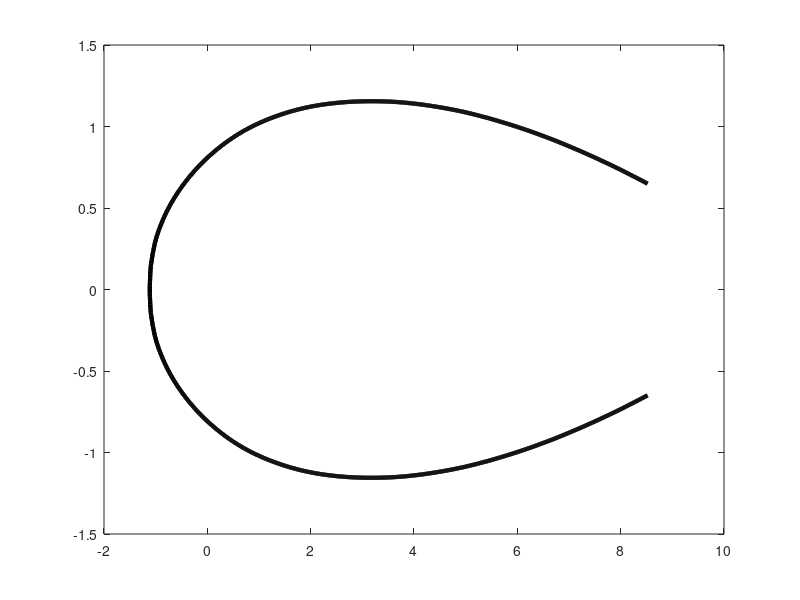

MATLAB code for this plot: (Note: this script raises an error after producing the figure.)
%% takes in the data from analytical.mat saved by analyticalVatsalpart1.m
%% then an analytical model is tested for the given case. 
clc
clear
close
load('analytical.mat')
plot(xs,-zs,'k-', 'Linewidth', 3)
hold on
plot(xs,zs,'k-', 'Linewidth', 3)
hold on
set(streamslice(X/d, Z/d, UW, WW, 1,'arrows','nearest'),'Color', 0.75*[0 0 1], 'Linewidth', 3);
hold on

%% Flow parameters
Fr = 2.5;
alpha = 60/2;  % angle in degree
d = 0.005;
g = 9.8067;

%% Fiting parameters
o = 2; %offset
eta = 10;

%% rejection parameters
xrej = -10;

%% calculation part
uj =  Fr*sqrt(9.8067*d); % velocity in m/s
x = linspace(0,max(xs)+o,100);
em = [0.25 0.5 0.75 1]; % coefficient of restitution

for j = 1:1:length(em)
e = em(j);
psi0 = atand(e*tand(alpha));
b = eta*sind(psi0); %% b = (A + sin(\alpha)) make A some fraction of sin(\alpha)... can be more than 2 too
a = (uj^2*(cosd(alpha)^2 + e^2*sind(alpha)^2))/(2*g);
yd = tan(asin(sind(psi0) + b*(1./sqrt(x*d/(a) + 1) -1 )));
y = zeros(length(x),1);
for jint = 2:1:length(x)
    y(jint) = trapz(x(1:jint)*d,yd(1:jint))/d;
end
x1 = linspace(min(xs) - 0.5 , 0 , 10);
y1 = -tand(alpha)*x1;
xp = [x1 x];
yp = [y1 y'];
xp = xp - o;
%% Rejection Part
xptemp = zeros(length(xp),1);
yptemp = zeros(length(xp),1);
counter = 0;
for count = 1:1:length(xp)
     if xp(count) < xrej
         continue;
     else
             counter = counter + 1;
             xptemp(counter) = xp(count);
             yptemp(counter) = yp(count);
     end
end
xp = xptemp(1:counter);
yp = yptemp(1:counter);

%% Final plotting
plot(xp,yp,'g.',xp,-yp,'r.','markers',12)
hold on
end
camup([-1 0 0])
x0 = linspace(min(xs),max(xs),100);
plot(x0(1:2:end),zeros(length(x)/2,1),'k.','markers',12)
plot(x0(2:2:end),zeros(length(x)/2,1),'r.','markers',12)
axis equal tight
xlabel('X/d_j')
ylabel('Y/d_j')
